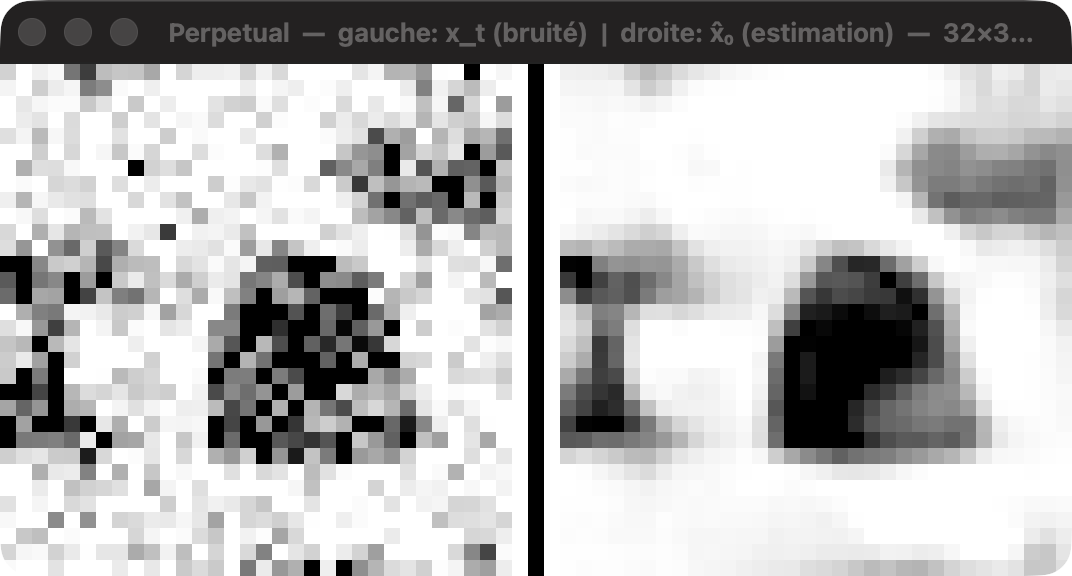
#> input picture climb_samples/fenetre_live_remontee.png, 1072 x 576 px
$ python images_to_raw.py ../climb_samples --out out.png
#> lines starting #> are read from the running program, lines starting #| are printed output that depends on the picture
### tools/batraw.py
#!/usr/bin/env python3
"""Le format `.batraw`, en un seul endroit.

Trois convertisseurs écrivent ce format (`datasets/cifar_to_raw.py`,
`tools/images_to_raw.py`, `tools/imagenet32_to_raw.py`) et le moteur Rust le lit
(`try_load_raw_dataset` dans `crates/batlab/src/main.rs`). Une définition
recopiée dans chaque script, c'est trois occasions de diverger sur un octet
d'en-tête — donc elle est ici, et les trois l'importent.

En-tête, identique aux trois versions
-------------------------------------
Offset  Taille  Type    Description
------  ------  ----    -----------
0       8 o     bytes   magic (voir plus bas)
8       4 o     u32le   nombre d'images (N)
12      4 o     u32le   largeur (W)
16      4 o     u32le   hauteur (H)
20      4 o     u32le   canaux par pixel (C) — 1 en niveaux de gris, 3 en RGB
24      …               payload, N*W*H*C valeurs, ligne par ligne, canaux
                        contigus (R,G,B pour un pixel, puis pixel suivant)

Les trois payloads
------------------
- ``BATRAW3`` — **u8** dans [0, 255], élargi en [-1, 1] **sur le GPU**. C'est le
  défaut. Toutes les images de ce projet sont 8 bits à la source : les stocker en
  f32 quadruplait le fichier, la RAM hôte et surtout les transferts hôte→GPU,
  pour des valeurs dont trois octets sur quatre étaient déductibles du premier.
- ``BATRAW2`` — f32 déjà en [-1, 1].
- ``BATRAW1`` — f32 en [0, 1], rééchelonné au chargement. Historique.

L'élargissement ``v/127.5 - 1`` est **exact** : 256 entrées, 256 f32, aucun
arrondi. Un fichier BATRAW3 et le BATRAW2 issu des mêmes images se décodent donc
au bit près (`an_8_bit_file_decodes_to_the_same_bits_as_the_f32_one_it_replaces`).

Une seule dépendance optionnelle : numpy, et seulement pour accélérer les
formats f32. Écrire du BATRAW3 est une concaténation d'octets — c'est aussi
pourquoi c'est le format qui rend ImageNet 32×32 praticable.
"""

import os
import struct

try:
    import numpy as _np
except ImportError:  # pragma: no cover - le chemin lent reste correct
    _np = None

HEADER_BYTES = 24

MAGIC = {
    1: b"BATRAW1\0",
    2: b"BATRAW2\0",
    3: b"BATRAW3\0",
}

#: Octets par valeur, par version — le nombre dont dépend toute la taille.
VALUE_BYTES = {1: 4, 2: 4, 3: 1}

DEFAULT_VERSION = 3

VERSION_CHOICES = ["batraw1", "batraw2", "batraw3"]


def version_from_choice(choice):
    """``"batraw3"`` → ``3``. Le nom que porte l'option ``--format``."""
    return int(str(choice).lower().removeprefix("batraw"))


def decode_u8(value):
    """L'élargissement [0, 255] → [-1, 1], le même que `decode_u8` côté Rust."""
    return value / 127.5 - 1.0


def encode_u8(value):
    """Son inverse, pour relire un f32 vers l'octet dont il vient."""
    return int(round((min(max(value, -1.0), 1.0) + 1.0) * 127.5))


def _payload(samples_u8, version):
    """Le payload encodé, depuis des octets.

    `samples_u8` est un `bytes`/`bytearray` plat, ou un tableau numpy uint8 —
    dans les deux cas N*W*H*C octets, images à la suite.
    """
    if version == 3:
        if _np is not None and hasattr(samples_u8, "tobytes"):
            return samples_u8.tobytes()
        return bytes(samples_u8)

    if _np is not None:
        flat = _np.frombuffer(bytes(samples_u8), dtype=_np.uint8)
        if version == 2:
            # En float64 puis abaissé, pour tomber sur les mêmes octets que
            # `struct.pack('<f', v/127.5 - 1)` du chemin pur Python.
            values = (flat.astype(_np.float64) / 127.5 - 1.0).astype(_np.float32)
        else:
            values = (flat.astype(_np.float64) / 255.0).astype(_np.float32)
        return values.tobytes()

    convert = decode_u8 if version == 2 else (lambda v: v / 255.0)
    flat = bytes(samples_u8)
    return struct.pack(f"<{len(flat)}f", *(convert(v) for v in flat))


def write(path, samples_u8, count, width, height, channels, version=DEFAULT_VERSION):
    """Écrit un `.batraw`. `samples_u8` est toujours en octets, quel que soit le format.

    Prendre l'entrée en 8 bits même pour BATRAW1/2 n'est pas une restriction : la
    source EST 8 bits, et c'est ce qui garantit que les trois versions décrivent
    exactement les mêmes images.
    """
    if version not in MAGIC:
        raise ValueError(f"version .batraw inconnue : {version}")
    expected = count * width * height * channels
    if len(samples_u8) != expected:
        raise ValueError(
            f"payload de {len(samples_u8)} octets pour {count}×{width}×{height}×{channels} "
            f"= {expected} attendus"
        )

    with open(path, "wb") as fh:
        fh.write(MAGIC[version])
        fh.write(struct.pack("<IIII", count, width, height, channels))
        fh.write(_payload(samples_u8, version))

    return os.path.getsize(path)


class Writer:
    """Écrit un `.batraw` par morceaux, sans tenir le dataset en mémoire.

    ImageNet 32×32 fait 3,94 Go en u8 : le construire dans un `bytearray` avant
    d'écrire demande 3,94 Go de RAM pour rien, et deux fois plus le temps que
    Python redimensionne. Le nombre d'images n'étant connu qu'à la fin, l'en-tête
    est écrit avec un compte provisoire, puis **corrigé au `close()`** — c'est
    pour ça que ce writer existe plutôt qu'un simple `write()` en boucle.

        with batraw.Writer(path, 32, 32, 3) as out:
            for block in blocks:
                out.append(block)     # octets, toujours
        print(out.count)

    Un `close()` manqué laisse un fichier dont l'en-tête ment : le
    gestionnaire de contexte n'est pas une commodité, utilisez-le.
    """

    # [39 lines left out: functions __init__, append, close, not called in this run]

    def __enter__(self):
        return self

    # [52 lines left out: functions __exit__, read, not called in this run]


def add_format_argument(parser):
    """L'option `--format`, écrite une fois pour les trois convertisseurs."""
    parser.add_argument(
        "--format",
        choices=VERSION_CHOICES,
        default="batraw3",
        help=(
            "encodage du payload : batraw3 (u8, défaut — quatre fois plus petit "
            "sur disque ET en transfert GPU), batraw2 (f32 en [-1,1]), "
            "batraw1 (f32 en [0,1], historique)"
        ),
    )

### tools/images_to_raw.py
#!/usr/bin/env python3
"""Un dossier d'images hétérogènes → un `.batraw` entraînable.

C'est la porte d'entrée pour entraîner batLab sur SES images : on pointe un
dossier, on obtient un dataset au format du dépôt (`tools/batraw.py`).

    python3 tools/images_to_raw.py mes_photos/ --out datasets/elephants.batraw \\
        --size 32 --mode rgb --min-size 32 --dedup \\
        --contact-sheet docs/gallery/elephants.png

**Toujours regarder la planche.** `--contact-sheet` est la seule façon de voir ce
sur quoi on va réellement entraîner, après recadrage et redimensionnement — et
c'est là que se voient les erreurs qui ne lèvent aucune exception : un dossier
qui contenait surtout des vignettes, un `--crop center` qui décapite tous les
sujets, un `--mode grey` demandé par erreur. Un dataset qu'on n'a pas regardé
coûte une nuit d'entraînement pour l'apprendre.

Ce que l'outil fait de chaque image
-----------------------------------
1. **orientation EXIF** appliquée (une photo de téléphone en portrait est
   stockée en paysage avec un tag ; l'ignorer entraîne sur des images
   couchées) ;
2. **carré** — `--crop center` prend le plus grand carré centré (défaut : un
   dataset de diffusion veut des cadrages serrés), `--crop fit` met l'image
   entière dans le carré et complète en gris moyen (l'octet 128, c'est-à-dire
   0 dans la plage [-1,1] du modèle : la zone ajoutée est neutre) ;
3. **redimensionnement** à `--size` (Lanczos) ;
4. **mode** `rgb` (3 canaux) ou `grey` (1 canal, luminance BT.601 — les mêmes
   poids que `cifar_to_raw.py`).

Un scrape, ça, et donc de la robustesse
---------------------------------------
- fichier illisible, tronqué, ou qui n'est pas une image : **sauté**, et compté ;
- `--min-size N` écarte les images dont le plus petit côté est sous `N`.
  Agrandir du 20×15 en 32×32 donne de la bouillie que le modèle apprendra
  consciencieusement. Par défaut aucune n'est écartée, mais le compte des
  images agrandies est imprimé : s'il est gros, poser `--min-size <size>` ;
- `--dedup` écarte les doublons **sur l'échantillon produit**, pas sur le
  fichier source : deux ré-encodages JPEG du même cliché sont deux fichiers
  différents et un seul échantillon. C'est le doublon qui compte, parce que
  c'est celui que le modèle verrait deux fois ;
- l'ordre est **déterministe** : tri par chemin relatif. Deux exécutions sur le
  même dossier donnent le même fichier, octet pour octet.

Dépendances : Pillow. numpy est optionnel (il n'accélère que les formats f32).
"""

import argparse
import hashlib
import os
import sys

sys.path.insert(0, os.path.dirname(os.path.abspath(__file__)))
import batraw  # noqa: E402

try:
    from PIL import Image, ImageOps
except ImportError:  # pragma: no cover
    print(
        "Pillow est requis : pip install pillow (ou l'ajouter à /etc/nix-darwin/flake.nix)",
        file=sys.stderr,
    )
    raise

#: Ce qu'on tente d'ouvrir. La liste ne fait qu'éviter d'ouvrir un .zip de
#: 3 Go pour rien — un fichier de cette liste qui n'est pas une image est
#: sauté comme les autres, pas une erreur.
SUFFIXES = {".jpg", ".jpeg", ".png", ".webp", ".bmp", ".gif", ".tif", ".tiff"}

#: L'octet neutre : `decode_u8(128) ≈ 0`, le milieu de la plage du modèle.
NEUTRAL = 128


def collect_paths(root):
    """Tous les fichiers d'images sous `root`, triés par chemin relatif.

    Le tri est sur le chemin RELATIF : déplacer le dossier ne doit pas changer
    l'ordre, donc pas le fichier produit.
    """
#> in convert, image is the input picture: PIL image 1072x576 RGBA; mean R, G, B, A 179.8, 179.5, 179.5, 254.6
    if os.path.isfile(root):
        return [root]
    found = []
    for directory, dirnames, filenames in os.walk(root):
        dirnames.sort()
        for name in filenames:
            if os.path.splitext(name)[1].lower() in SUFFIXES:
                found.append(os.path.join(directory, name))
    return sorted(found, key=lambda p: os.path.relpath(p, root).replace(os.sep, "/"))


def to_square(image, crop):
    """Rend une image carrée, par recadrage centré ou par ajout de marges."""
#> called with crop = 'center'
    width, height = image.size
#> width = 1072; height = 576
    if width == height:
        return image

    if crop == "center":
        side = min(width, height)
#> side = 576
        left = (width - side) // 2
#> left = 248
        top = (height - side) // 2
#> top = 0
        return image.crop((left, top, left + side, top + side))
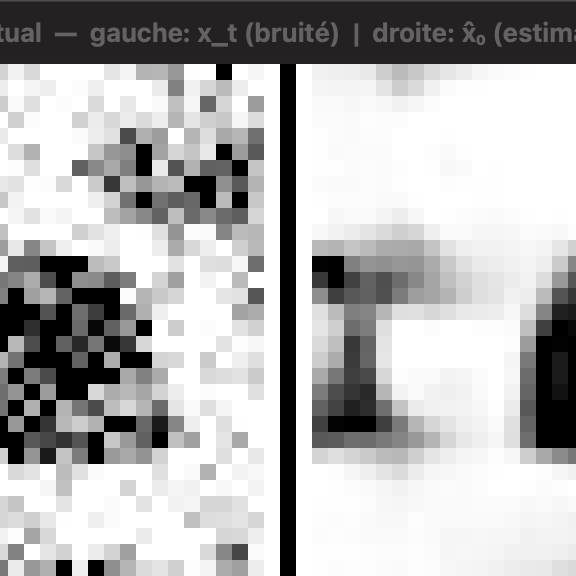
#> returned value: PIL image 576x576 RGB; mean R, G, B 178.9, 178.7, 178.7

    # fit : l'image entière, centrée dans un carré rempli de gris neutre.
    side = max(width, height)
    fill = (NEUTRAL,) * len(image.getbands())
    canvas = Image.new(image.mode, (side, side), fill)
    canvas.paste(image, ((side - width) // 2, (side - height) // 2))
    return canvas


def prepare(image, size, mode, crop):
    """Une image ouverte → les octets de son échantillon."""
    # Le tag EXIF d'abord : recadrer avant de redresser recadrerait le mauvais
    # côté d'une photo prise en portrait.
    image = ImageOps.exif_transpose(image)

    # La transparence sur du noir donne des halos noirs sur tout ce qui vient
    # d'un PNG détouré ; sur le gris neutre elle disparaît dans le fond.
    if image.mode in ("RGBA", "LA") or "transparency" in image.info:
        image = image.convert("RGBA")
        flat = Image.new("RGBA", image.size, (NEUTRAL, NEUTRAL, NEUTRAL, 255))
        image = Image.alpha_composite(flat, image)

    image = image.convert("L" if mode == "grey" else "RGB")
    image = to_square(image, crop)
    if image.size != (size, size):
        image = image.resize((size, size), Image.LANCZOS)
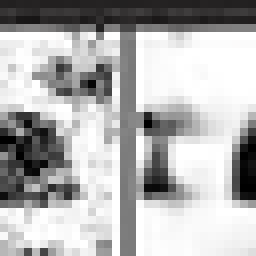
#> image: PIL image 32x32 RGB (shown 8 times larger); mean R, G, B 178.2, 178, 178
    return image.tobytes()


def convert(root, out_path, size, mode, crop, min_size, dedup, version, verbose=True):
    """Convertit le dossier et rend un rapport chiffré de ce qui s'est passé."""
    channels = 1 if mode == "grey" else 3
    sample_bytes = size * size * channels

    payload = bytearray()
    seen = set()
    report = {
        "found": 0,
        "written": 0,
        "unreadable": 0,
        "too_small": 0,
        "duplicates": 0,
        "upscaled": 0,
    }

    paths = collect_paths(root)
    report["found"] = len(paths)
    for path in paths:
        try:
            with Image.open(path) as image:
                # `load()` sous le with : c'est là que Pillow lit vraiment les
                # pixels, et donc là qu'un JPEG tronqué se signale. Ouvrir seul
                # ne lit que l'en-tête et laisserait passer les fichiers coupés.
                image.load()
                width, height = ImageOps.exif_transpose(image).size
                if min(width, height) < min_size:
                    report["too_small"] += 1
                    continue
                if min(width, height) < size:
                    report["upscaled"] += 1
                sample = prepare(image, size, mode, crop)
        except Exception as exc:  # scrape : tout ce qui casse est sauté, compté
            report["unreadable"] += 1
            if verbose:
                print(f"  ignoré {path} : {type(exc).__name__}: {exc}", file=sys.stderr)
            continue

        if len(sample) != sample_bytes:
            report["unreadable"] += 1
            continue

        if dedup:
            digest = hashlib.sha256(sample).digest()
            if digest in seen:
                report["duplicates"] += 1
                continue
            seen.add(digest)

        payload.extend(sample)
        report["written"] += 1
#> pass 2 of the loop in convert, `for path in paths:`:
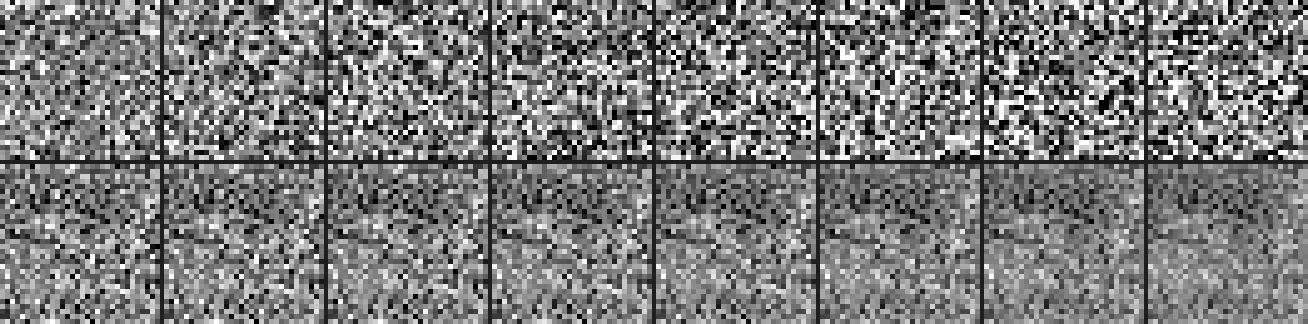
#> input picture climb_samples/grain_avant_apres.png, 1308 x 324 px
#> in convert, image is the input picture: PIL image 1308x324 L; min 0, max 255, mean 122.8
#> in to_square (call 2), `return image.crop((left, top, left + side, top + side))`:
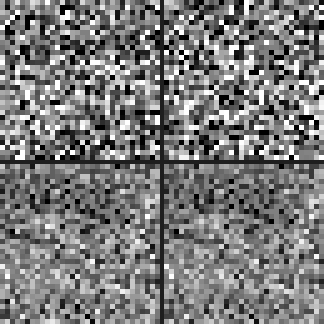
#> returned value: PIL image 324x324 RGB; min 0, max 255, mean 122.2
#> in prepare (call 2), `image = image.resize((size, size), Image.LANCZOS)`:
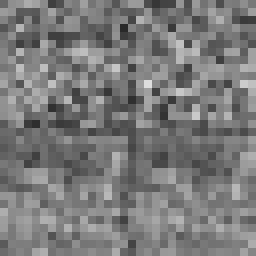
#> image: PIL image 32x32 RGB (shown 8 times larger); min 41, max 222, mean 122.1
#> pass 3 of the loop in convert, `for path in paths:`:
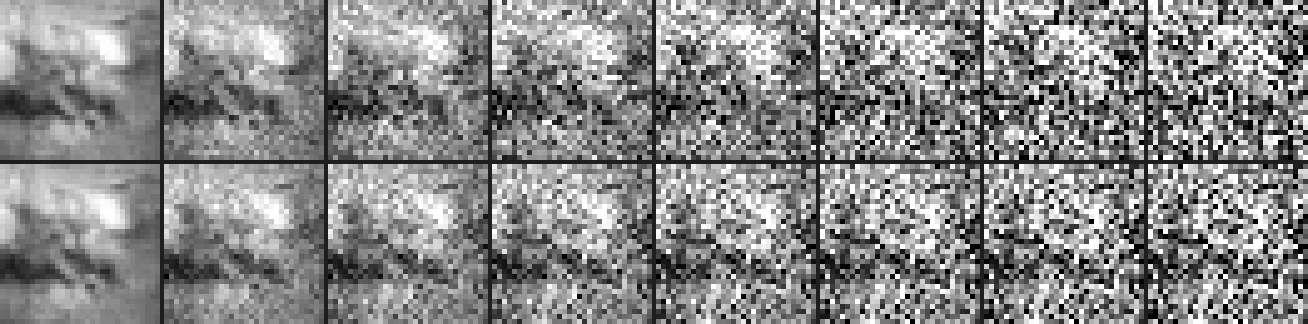
#> input picture climb_samples/montee_avant_apres.png, 1308 x 324 px
#> in convert, image is the input picture: PIL image 1308x324 L; min 0, max 255, mean 136.2
#> in to_square (call 3), `return image.crop((left, top, left + side, top + side))`:
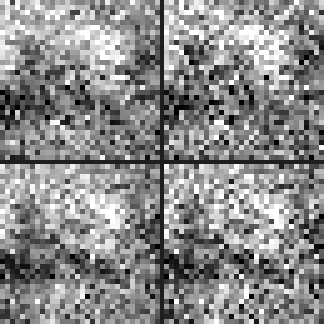
#> returned value: PIL image 324x324 RGB; min 0, max 255, mean 137.7
#> in prepare (call 3), `image = image.resize((size, size), Image.LANCZOS)`:
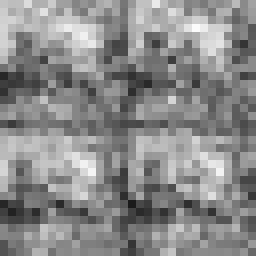
#> image: PIL image 32x32 RGB (shown 8 times larger); min 26, max 251, mean 137.8

    if report["written"] == 0:
        raise ValueError(
            f"aucune image utilisable sous '{root}' "
            f"({report['found']} fichier(s) candidat(s), "
            f"{report['unreadable']} illisible(s), {report['too_small']} trop petite(s))"
        )

    size_on_disk = batraw.write(
        out_path, payload, report["written"], size, size, channels, version=version
    )
    report["bytes"] = size_on_disk
    return report


def contact_sheet(batraw_path, png_path, columns=8, cell=64, rows=8):
    """Une planche des échantillons du dataset produit.

    Les images sont prises **régulièrement réparties** sur tout le dataset, pas
    en tête : les 64 premiers fichiers d'un scrape trié par chemin viennent tous
    du même sous-dossier, et une planche qui ne montre qu'eux ne dit rien du
    reste.
    """
    payload, count, width, height, channels, _ = batraw.read(batraw_path)
    sample_bytes = width * height * channels
    wanted = min(count, columns * rows)

    mode = "L" if channels == 1 else "RGB"
    sheet = Image.new(mode, (columns * cell, ((wanted + columns - 1) // columns) * cell), NEUTRAL)
    for slot in range(wanted):
        # Bornes INCLUSES : la première et la dernière image du dataset sont
        # toujours sur la planche. Avec un simple `slot * count / wanted` la
        # dernière ne l'est jamais — et c'est précisément celle qu'on veut voir,
        # puisque la fin d'un scrape trié par chemin est la partie qu'on a le
        # moins regardée en le constituant.
        index = 0 if wanted == 1 else round(slot * (count - 1) / (wanted - 1))
        chunk = payload[index * sample_bytes : (index + 1) * sample_bytes]
        tile = Image.frombytes(mode, (width, height), bytes(chunk))
        # NEAREST : à cette échelle on veut voir les pixels du dataset, pas une
        # version lissée qui ferait paraître nette une source qui ne l'est pas.
        tile = tile.resize((cell, cell), Image.NEAREST)
        sheet.paste(tile, ((slot % columns) * cell, (slot // columns) * cell))

    os.makedirs(os.path.dirname(os.path.abspath(png_path)), exist_ok=True)
    sheet.save(png_path)
    return wanted


def main():
    parser = argparse.ArgumentParser(
        description="Convertit un dossier d'images en dataset .batraw pour batLab.",
        formatter_class=argparse.RawDescriptionHelpFormatter,
        epilog=__doc__,
    )
    parser.add_argument("root", help="dossier d'images, parcouru récursivement")
    parser.add_argument("--out", required=True, help="fichier .batraw à écrire")
    parser.add_argument(
        "--size", type=int, default=32, help="côté de l'image produite (défaut : 32)"
    )
    parser.add_argument(
        "--mode",
        choices=["rgb", "grey"],
        default="rgb",
        help="rgb (3 canaux, défaut) ou grey (1 canal, luminance BT.601)",
    )
    parser.add_argument(
        "--crop",
        choices=["center", "fit"],
        default="center",
        help=(
            "center : plus grand carré centré, l'image est coupée (défaut) ; "
            "fit : image entière, marges en gris neutre"
        ),
    )
    parser.add_argument(
        "--min-size",
        type=int,
        default=0,
        help=(
            "écarte les images dont le plus petit côté est sous N. "
            "Poser --min-size <size> évite tout agrandissement"
        ),
    )
    parser.add_argument(
        "--dedup",
        action="store_true",
        help="écarte les doublons, comparés sur l'échantillon produit",
    )
    parser.add_argument(
        "--contact-sheet",
        metavar="PNG",
        default=None,
        help="écrit une planche d'échantillons du dataset produit — À FAIRE À CHAQUE FOIS",
    )
    parser.add_argument(
        "--quiet", action="store_true", help="ne pas lister les fichiers sautés"
    )
    batraw.add_format_argument(parser)

    args = parser.parse_args()
    if not os.path.exists(args.root):
        print(f"Erreur : '{args.root}' n'existe pas.", file=sys.stderr)
        sys.exit(1)
    if args.size < 1:
        print("Erreur : --size doit être >= 1.", file=sys.stderr)
        sys.exit(1)

    try:
        report = convert(
            args.root,
            args.out,
            args.size,
            args.mode,
            args.crop,
            args.min_size,
            args.dedup,
            batraw.version_from_choice(args.format),
            verbose=not args.quiet,
        )
    except ValueError as exc:
        print(f"Erreur : {exc}", file=sys.stderr)
        sys.exit(1)

    channels = 1 if args.mode == "grey" else 3
    print(
        f"{report['written']} image(s) écrite(s) "
        f"({args.size}×{args.size}×{channels}, {args.format}) → {args.out}"
        f"  [{report['bytes'] / (1024 * 1024):.1f} MiB]"
    )
    print(
        f"  {report['found']} candidat(s) · {report['unreadable']} illisible(s) · "
        f"{report['too_small']} trop petite(s) · {report['duplicates']} doublon(s)"
    )
    if report["upscaled"]:
        print(
            f"  ATTENTION : {report['upscaled']} image(s) agrandie(s) vers {args.size}px — "
            f"envisager --min-size {args.size}"
        )
    if report["written"] < 1000:
        print(
            f"  NOTE : {report['written']} images, c'est sous le seuil (~1000) où le modèle "
            "se met à mémoriser plutôt qu'à généraliser. Voir docs/reports/CUSTOM_DATASET.md."
        )

    if args.contact_sheet:
        shown = contact_sheet(args.out, args.contact_sheet)
        print(f"  planche : {shown} échantillon(s) → {args.contact_sheet}")
    else:
        print("  pas de planche demandée — --contact-sheet <png> est fortement conseillé.")


if __name__ == "__main__":
    main()
